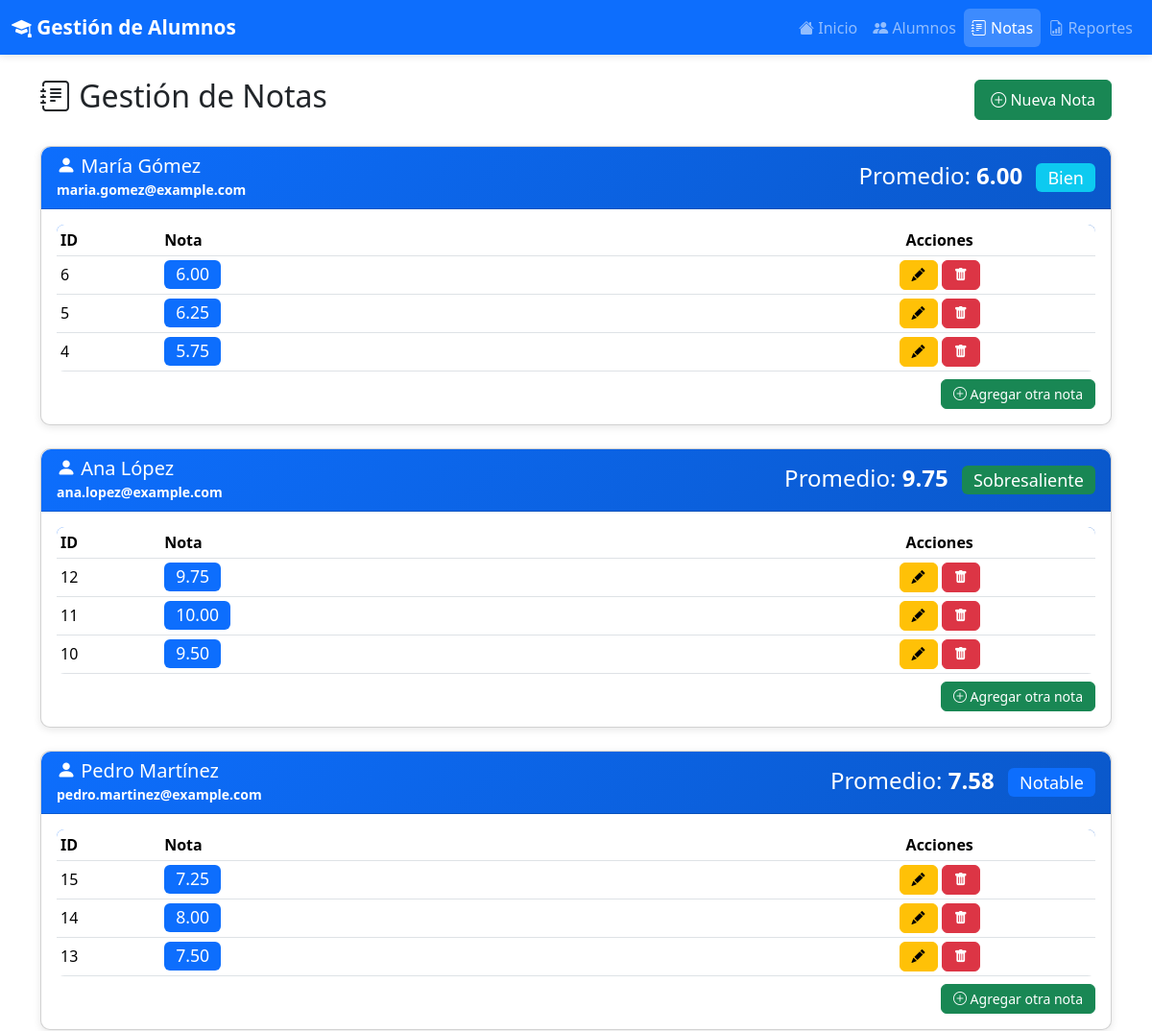
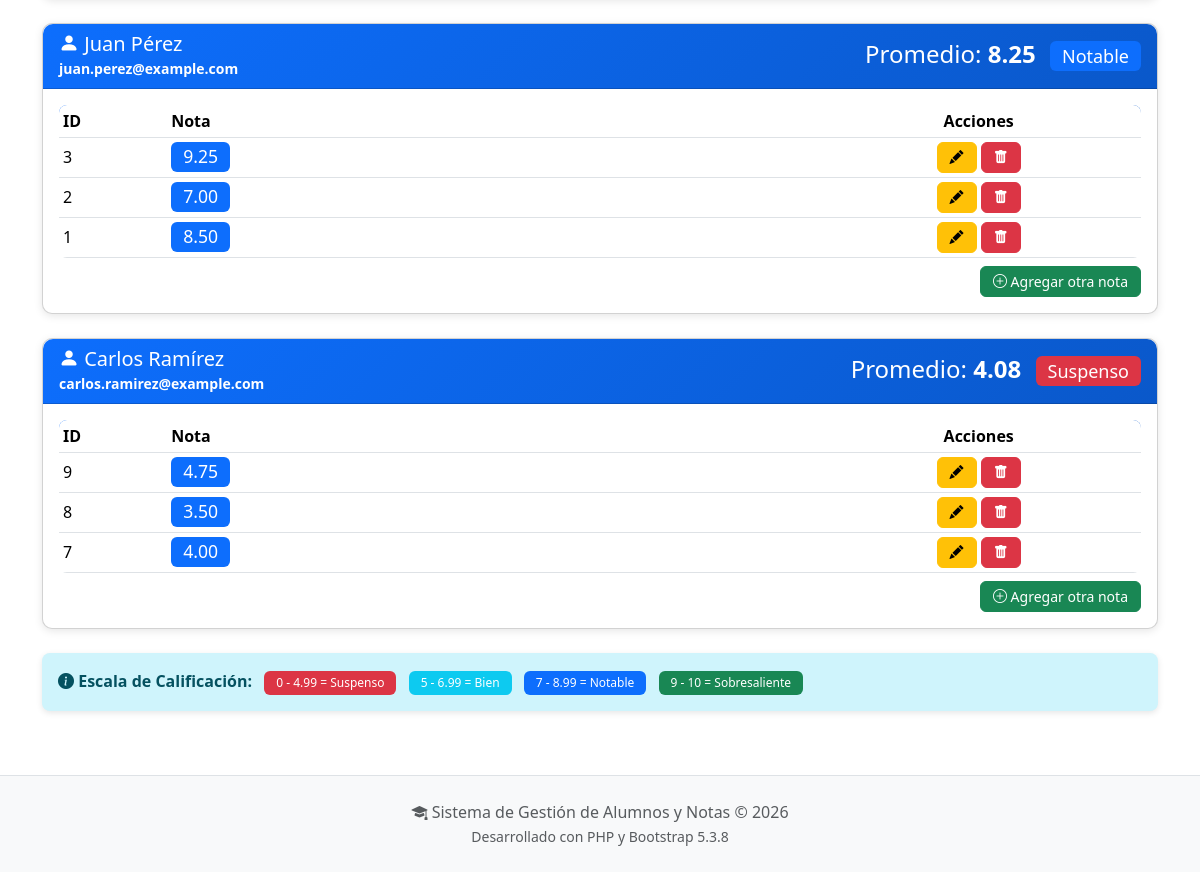
Page /notas.php on the committed database (2 pictures, top to bottom).
### tables this page shows
CREATE TABLE IF NOT EXISTS alumno (
    id INT AUTO_INCREMENT PRIMARY KEY,
    nombre VARCHAR(50) NOT NULL,
    apellido VARCHAR(50) NOT NULL,
    correo VARCHAR(100) UNIQUE NOT NULL,
    created_at TIMESTAMP DEFAULT CURRENT_TIMESTAMP,
    updated_at TIMESTAMP DEFAULT CURRENT_TIMESTAMP ON UPDATE CURRENT_TIMESTAMP,
    INDEX idx_apellido (apellido),
    INDEX idx_correo (correo)
);

CREATE TABLE IF NOT EXISTS nota (
    id INT AUTO_INCREMENT PRIMARY KEY,
    alumno_id INT NOT NULL,
    valor DECIMAL(4,2) NOT NULL CHECK (valor >= 0 AND valor <= 10),
    created_at TIMESTAMP DEFAULT CURRENT_TIMESTAMP,
    updated_at TIMESTAMP DEFAULT CURRENT_TIMESTAMP ON UPDATE CURRENT_TIMESTAMP,
    FOREIGN KEY (alumno_id) REFERENCES alumno(id) ON DELETE CASCADE,
    INDEX idx_alumno_id (alumno_id)
);

### src/controllers/NotaController.php (called while the page is built, shortened)
<?php
require_once __DIR__ . '/../models/Nota.php';
class NotaController
{
    private $model;
    public function __construct()
    {
        $this->model = new Nota();
    }
    public function index()
    {
        $alumnos = $this->model->getAllAlumnosConPromedio();
        require_once __DIR__ . '/../views/notas/index.php';
    }
}

### config/database.php (called while the page is built, shortened)
<?php
class Database
{
    private static $instance = null;
    private $connection;
    private $host = "localhost";
    private $username = "root";
    private $password = "";
    private $database = "gestion_alumnos";
    private $charset = "utf8mb4";
    private function __construct()
    {
        try {
            $dsn = "mysql:host={$this->host};dbname={$this->database};charset={$this->charset}";
            $options = [
                PDO::ATTR_ERRMODE => PDO::ERRMODE_EXCEPTION,
                PDO::ATTR_DEFAULT_FETCH_MODE => PDO::FETCH_ASSOC,
                PDO::ATTR_EMULATE_PREPARES => false,
            ];
            $this->connection = new PDO($dsn, $this->username, $this->password, $options);
        } catch (PDOException $e) {
            die("Error de conexión a la base de datos: " . $e->getMessage());
        }
    }
    public static function getInstance()
    {
        if (self::$instance === null) {
            self::$instance = new self();
        }
        return self::$instance;
    }
    public function getConnection()
    {
        return $this->connection;
    }
}

### src/models/Nota.php (called while the page is built, shortened)
<?php
require_once __DIR__ . '/../../config/database.php';
class Nota
{
    public $db;
    public function __construct()
    {
        $this->db = Database::getInstance()->getConnection();
    }
    public function getResultadoCualitativo($promedio)
    {
        if ($promedio <= RANGO_SUSPENSO) {
            return 'Suspenso';
        } elseif ($promedio <= RANGO_BIEN) {
            return 'Bien';
        } elseif ($promedio <= RANGO_NOTABLE) {
            return 'Notable';
        } else {
            return 'Sobresaliente';
        }
    }
    public function getBadgeClass($resultado)
    {
        switch ($resultado) {
            case 'Sobresaliente':
                return 'bg-success';
            case 'Notable':
                return 'bg-primary';
            case 'Bien':
                return 'bg-info';
            case 'Suspenso':
                return 'bg-danger';
        }
    }
    public function getAllAlumnosConPromedio()
    {
        try {
            $stmt = $this->db->query(
                "SELECT a.id, a.nombre, a.apellido, a.correo,
                        AVG(n.valor) as promedio,
                        COUNT(n.id) as total_notas
                 FROM alumno a
                 LEFT JOIN nota n ON a.id = n.alumno_id
                 GROUP BY a.id, a.nombre, a.apellido, a.correo
                 ORDER BY a.apellido, a.nombre"
            );
            $alumnos = $stmt->fetchAll();
            foreach ($alumnos as &$alumno) {
                $alumno['promedio'] = $alumno['promedio'] !== null ? round($alumno['promedio'], 2) : null;
                $alumno['resultado'] = $this->getResultadoCualitativo($alumno['promedio']);
            }
            return $alumnos;
        } catch (PDOException $e) {
            error_log("Error en getAllAlumnosConPromedio: " . $e->getMessage());
            return [];
        }
    }
}

### src/views/notas/index.php (the view, shortened to what this page needs)
<?php
require_once __DIR__ . '/../layouts/header.php';
?>
<div class="d-flex justify-content-between align-items-center mb-4">
    <h2><i class="bi bi-journal-text"></i> Gestión de Notas</h2>
    <a href="notas.php?action=crear" class="btn btn-success">
        <i class="bi bi-plus-circle"></i> Nueva Nota
    </a>
</div>
<?php if (empty($alumnos)): ?>
    <div class="empty-state">
        <i class="bi bi-inbox"></i>
        <h4>No hay alumnos registrados</h4>
        <p>Debe registrar alumnos antes de poder asignar notas</p>
        <a href="alumnos.php?action=crear" class="btn btn-primary mt-3">
            <i class="bi bi-person-plus"></i> Registrar Alumno
        </a>
    </div>
<?php else: ?>
    <?php
    require_once __DIR__ . '/../../models/Nota.php';
    $notaModel = new Nota();
    ?>
    <?php foreach ($alumnos as $alumno): ?>
        <div class="card mb-4">
            <div class="card-header bg-primary text-white">
                <div class="row align-items-center">
                    <div class="col-md-6">
                        <h5 class="mb-0">
                            <i class="bi bi-person-fill"></i>
                            <?php echo htmlspecialchars($alumno['nombre'] . ' ' . $alumno['apellido']); ?>
                        </h5>
                        <small><?php echo htmlspecialchars($alumno['correo']); ?></small>
                    </div>
                    <div class="col-md-6 text-end">
                        <?php if ($alumno['promedio'] !== null): ?>
                            <h4 class="mb-0">
                                Promedio: <strong><?php echo number_format($alumno['promedio'], 2); ?></strong>
                                <span class="badge <?php echo $alumno['badge_class']; ?> ms-2">
                                    <?php echo htmlspecialchars($alumno['resultado']); ?>
                                </span>
                            </h4>
                        <?php else: ?>
                            <span class="badge bg-secondary">Sin notas</span>
                        <?php endif; ?>
                    </div>
                </div>
            </div>
            <div class="card-body">
                <?php
                $stmt = $notaModel->db->prepare("SELECT * FROM nota WHERE alumno_id = ? ORDER BY id DESC");
                $stmt->execute([$alumno['id']]);
                $notas = $stmt->fetchAll();
                ?>
                <?php if (empty($notas)): ?>
                    <div class="alert alert-info mb-0">
                        <i class="bi bi-info-circle"></i> Este alumno no tiene notas registradas.
                        <a href="notas.php?action=crear&alumno_id=<?php echo $alumno['id']; ?>" class="alert-link">
                            Agregar primera nota
                        </a>
                    </div>
                <?php else: ?>
                    <div class="table-responsive">
                        <table class="table table-sm table-hover align-middle mb-0">
                            <thead>
                                <tr>
                                    <th width="10%">ID</th>
                                    <th width="60%">Nota</th>
                                    <th width="30%" class="text-center">Acciones</th>
                                </tr>
                            </thead>
                            <tbody>
                                <?php foreach ($notas as $nota): ?>
                                    <tr>
                                        <td><?php echo $nota['id']; ?></td>
                                        <td>
                                            <span class="badge bg-primary" style="font-size: 1.1em;">
                                                <?php echo number_format($nota['valor'], 2); ?>
                                            </span>
                                        </td>
                                        <td class="text-center">
                                            <a href="notas.php?action=editar&id=<?php echo $nota['id']; ?>"
                                                class="btn btn-sm btn-warning" title="Editar">
                                                <i class="bi bi-pencil-fill"></i>
                                            </a>
                                            <a href="notas.php?action=eliminar&id=<?php echo $nota['id']; ?>"
                                                class="btn btn-sm btn-danger delete-link" title="Eliminar">
                                                <i class="bi bi-trash-fill"></i>
                                            </a>
                                        </td>
                                    </tr>
                                <?php endforeach; ?>
                            </tbody>
                        </table>
                    </div>
                    <div class="mt-2 text-end">
                        <a href="notas.php?action=crear&alumno_id=<?php echo $alumno['id']; ?>" class="btn btn-sm btn-success">
                            <i class="bi bi-plus-circle"></i> Agregar otra nota
                        </a>
                    </div>
                <?php endif; ?>
            </div>
        </div>
    <?php endforeach; ?>
    <div class="mt-3">
        <div class="alert alert-info">
            <i class="bi bi-info-circle-fill"></i> <strong>Escala de Calificación:</strong>
            <span class="badge bg-danger ms-2">0 - 4.99 = Suspenso</span>
            <span class="badge bg-info ms-2">5 - 6.99 = Bien</span>
            <span class="badge bg-primary ms-2">7 - 8.99 = Notable</span>
            <span class="badge bg-success ms-2">9 - 10 = Sobresaliente</span>
        </div>
    </div>
<?php endif; ?>
<?php require_once __DIR__ . '/../layouts/footer.php'; ?>

### public/notas.php (shortened to what this page needs)
<?php
require_once __DIR__ . '/../src/controllers/NotaController.php';
$action = $_GET['action'] ?? 'index';
$controller = new NotaController();
switch ($action) {
    case 'index':
    default:
        $controller->index();
        break;
}

### src/views/layouts/header.php (shortened to what this page needs)
<!DOCTYPE html>
<html lang="es">
<head>
    <link rel="stylesheet" href="<?php echo BASE_URL; ?>/vendor/bootstrap-5.3.8-dist/css/bootstrap.min.css">
    <link rel="stylesheet" href="<?php echo BASE_URL; ?>/assets/css/custom.css">
    <link rel="stylesheet" href="https://cdn.jsdelivr.net/npm/bootstrap-icons@1.11.3/font/bootstrap-icons.min.css">
</head>
<body>
    <nav class="navbar navbar-expand-lg navbar-dark bg-primary mb-4">
        <div class="container-fluid">
            <a class="navbar-brand" href="<?php echo BASE_URL; ?>/index.php">
                <i class="bi bi-mortarboard-fill"></i> Gestión de Alumnos
            </a>
            <div class="collapse navbar-collapse" id="navbarNav">
                <ul class="navbar-nav ms-auto">
                    <li class="nav-item">
                        <a class="nav-link <?php echo basename($_SERVER['PHP_SELF']) == 'index.php' ? 'active' : ''; ?>"
                            href="<?php echo BASE_URL; ?>/index.php">
                            <i class="bi bi-house-fill"></i> Inicio
                        </a>
                    </li>
                    <li class="nav-item">
                        <a class="nav-link <?php echo basename($_SERVER['PHP_SELF']) == 'alumnos.php' ? 'active' : ''; ?>"
                            href="<?php echo BASE_URL; ?>/alumnos.php">
                            <i class="bi bi-people-fill"></i> Alumnos
                        </a>
                    </li>
                    <li class="nav-item">
                        <a class="nav-link <?php echo basename($_SERVER['PHP_SELF']) == 'notas.php' ? 'active' : ''; ?>"
                            href="<?php echo BASE_URL; ?>/notas.php">
                            <i class="bi bi-journal-text"></i> Notas
                        </a>
                    </li>
                    <li class="nav-item">
                        <a class="nav-link <?php echo basename($_SERVER['PHP_SELF']) == 'reportes.php' ? 'active' : ''; ?>"
                            href="<?php echo BASE_URL; ?>/reportes.php">
                            <i class="bi bi-file-earmark-bar-graph"></i> Reportes
                        </a>
                    </li>
                </ul>
            </div>
        </div>
    </nav>
    <div class="container">

### src/views/layouts/footer.php (shortened to what this page needs)
</div>
<footer class="bg-light text-center text-muted py-4 mt-5">
    <div class="container">
        <p class="mb-0">
            <i class="bi bi-mortarboard-fill"></i> Sistema de Gestión de Alumnos y Notas &copy;
            <?php echo date('Y'); ?>
        </p>
        <small>Desarrollado con PHP y Bootstrap 5.3.8</small>
    </div>
</footer>
</body>
</html>

### public/assets/css/custom.css (style rules this page uses)
:root { --primary-color: #0d6efd; --success-color: #198754; --danger-color: #dc3545; --warning-color: #ffc107; --info-color: #0dcaf0; --dark-color: #212529; --light-color: #f8f9fa; }
body { min-height: 100vh; display: flex; flex-direction: column; }
.container { flex: 1; }
.card { border-radius: 10px; box-shadow: 0 2px 8px rgba(0, 0, 0, 0.1); transition: transform 0.2s, box-shadow 0.2s; }
.card-header { background: linear-gradient(135deg, var(--primary-color), #0a58ca); color: white; font-weight: 600; border-radius: 10px 10px 0 0 !important; }
.table { background: white; border-radius: 8px; overflow: hidden; }
.table thead { background: linear-gradient(135deg, #0d6efd, #0a58ca); color: white; }
.table tbody tr { transition: background-color 0.2s; }
.btn { border-radius: 6px; padding: 8px 16px; font-weight: 500; transition: all 0.2s; }
.btn-sm { padding: 4px 12px; font-size: 0.875rem; }
.badge { padding: 6px 12px; font-weight: 500; border-radius: 6px; }
.alert { border-radius: 8px; border: none; box-shadow: 0 2px 6px rgba(0, 0, 0, 0.1); }
.navbar { box-shadow: 0 2px 8px rgba(0, 0, 0, 0.1); }
.navbar-brand { font-weight: 600; font-size: 1.3rem; }
.nav-link { font-weight: 500; transition: color 0.2s; }
.nav-link.active { background-color: rgba(255, 255, 255, 0.2); border-radius: 6px; }
footer { margin-top: auto; border-top: 1px solid #dee2e6; }
.fade-in { animation: fadeIn 0.3s ease-in; }

### rows in the picture
alumno: nombre+apellido "María Gómez", correo "maria.gomez@example.com", promedio "6.00", resultado "Bien"
nota: id "6", valor "6.00"
nota: id "5", valor "6.25"
nota: id "4", valor "5.75"
alumno: nombre+apellido "Ana López", correo "ana.lopez@example.com", promedio "9.75", resultado "Sobresaliente"
nota: id "12", valor "9.75"
nota: id "11", valor "10.00"
nota: id "10", valor "9.50"
alumno: nombre+apellido "Pedro Martínez", correo "pedro.martinez@example.com", promedio "7.58", resultado "Notable"
nota: id "15", valor "7.25"
nota: id "14", valor "8.00"
nota: id "13", valor "7.50"
alumno: nombre+apellido "Juan Pérez", correo "juan.perez@example.com", promedio "8.25", resultado "Notable"
nota: id "3", valor "9.25"
nota: id "2", valor "7.00"
nota: id "1", valor "8.50"
alumno: nombre+apellido "Carlos Ramírez", correo "carlos.ramirez@example.com", promedio "4.08", resultado "Suspenso"
nota: id "9", valor "4.75"
nota: id "8", valor "3.50"
nota: id "7", valor "4.00"
